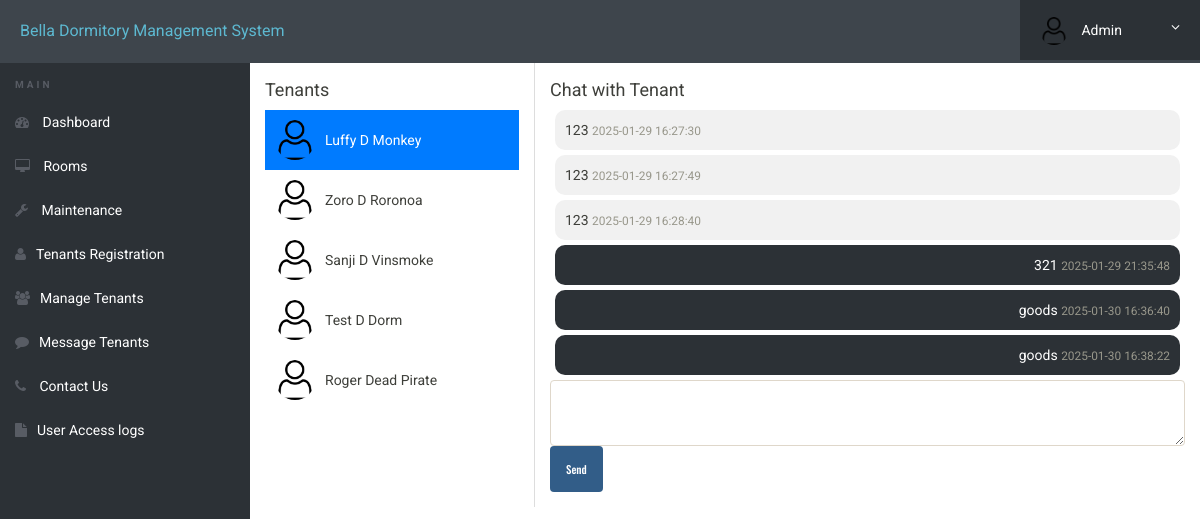
Screenshot of /admin/message-tenants.php?chat_with=10 (signed in) with the database file from the repository.
### tables this page shows
CREATE TABLE `userregistration` (
  `id` int(11) NOT NULL,
  `regNo` varchar(255) DEFAULT NULL,
  `firstName` varchar(255) DEFAULT NULL,
  `middleName` varchar(255) DEFAULT NULL,
  `lastName` varchar(255) DEFAULT NULL,
  `gender` varchar(255) DEFAULT NULL,
  `contactNo` bigint(20) DEFAULT NULL,
  `email` varchar(255) DEFAULT NULL,
  `password` varchar(255) DEFAULT NULL,
  `regDate` timestamp NULL DEFAULT current_timestamp(),
  `updationDate` varchar(45) DEFAULT NULL,
  `passUdateDate` varchar(45) DEFAULT NULL
);

CREATE TABLE `messages` (
  `id` int(11) NOT NULL,
  `sender_id` int(11) NOT NULL,
  `receiver_id` int(11) NOT NULL,
  `message` varchar(255) NOT NULL,
  `timestamp` datetime NOT NULL DEFAULT current_timestamp(),
  `sender_type` enum('user','admin') NOT NULL,
  `is_read` tinyint(1) NOT NULL
);

### admin/message-tenants.php (the view, shortened to what this page needs)
<?php
include('includes/config.php');
$userid = $_SESSION['id'];
$users = $mysqli->query("SELECT id, firstName, middleName, lastName FROM userregistration");
$messages = [];
if (isset($_GET['chat_with'])) {
    $chat_with = $_GET['chat_with'];
    $messages_query = "SELECT * FROM messages WHERE (sender_id = $userid AND receiver_id = $chat_with) OR (sender_id = $chat_with AND receiver_id = $userid) ORDER BY timestamp ASC";
    $messages = $mysqli->query($messages_query);
}
?>
<!doctype html>
<html lang="en">
<head>
    <link rel="stylesheet" href="css/font-awesome.min.css">
    <link rel="stylesheet" href="css/bootstrap.min.css">
    <link rel="stylesheet" href="css/dataTables.bootstrap.min.css">
    <link rel="stylesheet" href="css/bootstrap-social.css">
    <link rel="stylesheet" href="css/bootstrap-select.css">
    <link rel="stylesheet" href="css/fileinput.min.css">
    <link rel="stylesheet" href="css/awesome-bootstrap-checkbox.css">
    <link rel="stylesheet" href="css/style.css">
</head>
<body>
    <?php include('includes/header.php'); ?>
    <div class="ts-main-content">
        <?php include('includes/sidebar.php'); ?>
        <div class="content-wrapper">
            <div class="chat-container">
                <div class="users-list">
                    <h4>Tenants</h4>
                    <?php while ($row = $users->fetch_assoc()) { ?>
                        <div class="user-item <?php echo (isset($_GET['chat_with']) && $_GET['chat_with'] == $row['id']) ? 'active' : ''; ?>"
                            onclick="window.location='?chat_with=<?php echo $row['id']; ?>'">
                            <img src="img/ts-avatar.png" alt="Profile Picture">
                            <span><?php echo $row['firstName'] . " " . $row['middleName'] . " " . $row['lastName']; ?></span>
                        </div>
                    <?php } ?>
                </div>
                <div class="chat-box">
                    <?php if (isset($_GET['chat_with'])) { ?>
                        <h4>Chat with Tenant</h4>
                        <div class="chat-messages">
                            <?php while ($msg = $messages->fetch_assoc()) { ?>
                                <div class="<?php echo ($msg['sender_id'] == $userid) ? 'message-right' : 'message-left'; ?>">
                                    <?php echo $msg['message']; ?>
                                    <span class="text-muted small"> <?php echo $msg['timestamp']; ?> </span>
                                </div>
                            <?php } ?>
                        </div>
                        <form method="post">
                            <textarea name="message" class="form-control" required></textarea>
                            <button type="submit" name="submit" class="btn btn-primary mt-2">Send</button>
                        </form>
                    <?php } else { ?>
                        <p>Select a tenant to start chatting.</p>
                    <?php } ?>
                </div>
            </div>
        </div>
    </div>
</body>
</html>

### admin/includes/header.php (shortened to what this page needs)
<div class="brand clearfix">
	<a href="#" class="logo" style="">Bella Dormitory Management System</a>
	<ul class="ts-profile-nav">
		<li class="ts-account">
			<a href="#"><img src="img/ts-avatar.png" class="ts-avatar hidden-side" alt=""> Admin <i
					class="fa fa-angle-down hidden-side"></i></a>
		</li>
	</ul>
</div>

### admin/includes/sidebar.php (shortened to what this page needs)
<nav class="ts-sidebar">
	<ul class="ts-sidebar-menu">
		<li class="ts-label">Main</li>
		<li><a href="dashboard.php"><i class="fa fa-dashboard"></i> Dashboard</a></li>
		<li><a href="#"><i class="fa fa-desktop"></i> Rooms</a>
		</li>
		<li><a href="#"><i class="fa fa-wrench"></i> Maintenance</a>
		</li>
		<li><a href="registration.php"><i class="fa fa-user"></i>Tenants Registration</a></li>
		<li><a href="manage-students.php"><i class="fa fa-users"></i>Manage Tenants</a></li>
		<li><a href="message-tenants.php"><i class="fa fa-comment"></i>Message Tenants</a></li>
		<li><a href="contact.php"><i class="fa fa-phone"></i> Contact Us</a></li>
		<li><a href="access-log.php"><i class="fa fa-file"></i>User Access logs</a></li>
</nav>

### admin/css/style.css (style rules this page uses)
html { font-size: 14px; }
@media only screen and (min-width: 480px) { html { font-size: 17px; } }
@media only screen and (min-width: 768px) { html { font-size: 14px; } }
body { font-size: 1em; }
a { color: #37a6c4; }
.btn { font-family: 'Oswald', sans-serif; }
ul, li { margin: 0; padding: 0; list-style: none; }
.btn { text-transform: none; }
.brand { background: #3e454c; position: relative; z-index: 3; position: fixed; width: 100%; top: 0; }
.brand .logo { box-sizing: border-box; padding: 20px; float: left; display: block; width: 300px; }
@media only screen and (min-width: 992px) { .brand .logo { width: 450px; } }
.brand .ts-profile-nav { float: right; display: none; }
.brand .ts-profile-nav li { float: left; position: relative; }
.brand .ts-profile-nav li a { display: block; padding: 20px; color: #fff; }
.brand .ts-profile-nav .ts-account .fa-angle-down { float: right; }
.brand .ts-profile-nav .ts-account > a { width: 180px; background: #2c3136; }
.brand .ts-profile-nav .ts-account .ts-avatar { border-radius: 50%; height: 28px; margin: -10px 0; margin-right: 10px; }
@media only screen and (min-width: 992px) { .brand .ts-profile-nav { display: block; } }
.ts-sidebar { background: #2c3136; max-height: 0; transition: max-height 0.3s; overflow: hidden; position: fixed; z-index: 2; width: 100%; bottom: 0; top: 60px; overflow-y: auto; }
@media only screen and (min-width: 992px) { .ts-sidebar { max-height: 100%; bottom: 0; } }
.ts-sidebar-menu .ts-label { color: #585c64; font-weight: bold; padding: 8px 15px; text-transform: uppercase; font-size: 10px; letter-spacing: 3px; margin-top: 10px; }
.ts-sidebar-menu a { display: block; text-decoration: none; padding: 12px 15px; color: #fff; }
.ts-sidebar-menu li { position: relative; }
.ts-sidebar-menu li i { color: #585c64; margin-right: 10px; }
.ts-main-content .content-wrapper { padding-top: 15px; margin-top: 10px; }
@media only screen and (min-width: 992px) { .ts-main-content .ts-sidebar { width: 250px; float: left; } }
@media only screen and (min-width: 992px) { .ts-main-content .content-wrapper { margin-left: 250px; } }

### admin/message-tenants.php (style rules this page uses)
.chat-container { display: flex; margin-top: 30px; }
.users-list { width: 30%; border-right: 1px solid #ddd; padding: 15px; }
.chat-box { width: 70%; padding: 15px; }
.message-left { text-align: left; background: #f1f1f1; padding: 10px; border-radius: 10px; margin: 5px; }
.message-right { text-align: right; background: #2c3136; color: white; padding: 10px; margin: 5px; border-radius: 10px; }
.user-item { display: flex; align-items: center; padding: 10px; cursor: pointer; }
.user-item:hover, .user-item.active { background: #007bff; color: white; }
.user-item img { width: 40px; height: 40px; border-radius: 50%; margin-right: 10px; }

### admin/includes/header.php (style rules this page uses)
.logo { font-size: 16px; }

### rows the page displays
userregistration: firstName "Luffy", middleName "D", lastName "Monkey"
userregistration: firstName "Zoro", middleName "D", lastName "Roronoa"
userregistration: firstName "Sanji", middleName "D", lastName "Vinsmoke"
userregistration: firstName "Test", middleName "D", lastName "Dorm"
userregistration: firstName "Roger", middleName "Dead", lastName "Pirate"
messages: message "123", timestamp "2025-01-29 16:27:30"
messages: message "123", timestamp "2025-01-29 16:27:49"
messages: message "123", timestamp "2025-01-29 16:28:40"
messages: message "321", timestamp "2025-01-29 21:35:48"
messages: message "goods", timestamp "2025-01-30 16:36:40"
messages: message "goods", timestamp "2025-01-30 16:38:22"
